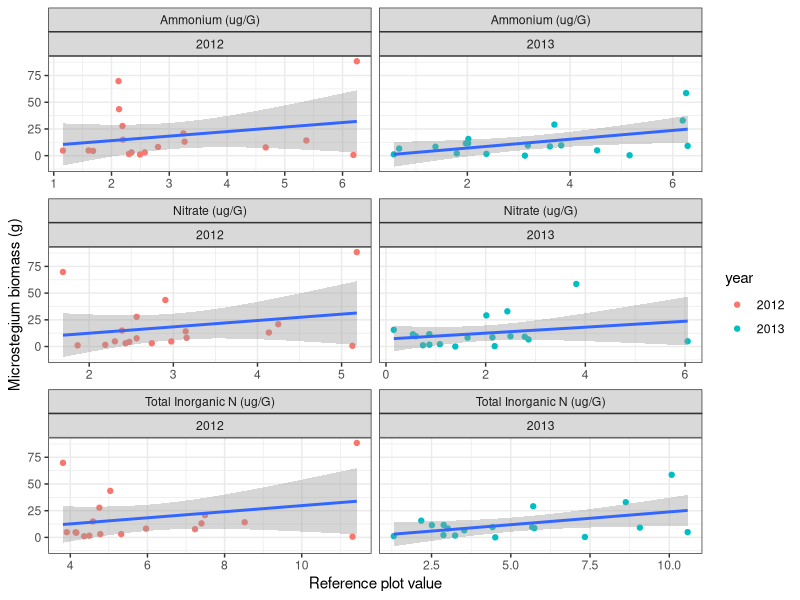

This figure's R source: (Note: this script raises an error after producing the figure.)
#question1.R
#files needed: tab-delim files in 'e8DataPackage_080314_clean' folder
#question1: How does invader biomass vary across resource availability?

library(ggplot2); theme_set(theme_bw())
library(dplyr)
library(reshape2)
library(doBy)
#########################################################
#load data

#soil data (sd)
sd<-read.table("e8DataPackage_080314_clean/e8_plothalfSoilData_clean.txt",header=TRUE,sep="\t")
sd_dic<-read.table("e8DataPackage_080314_clean/e8_plothalfSoilData_dictionary_clean.txt",header=TRUE,sep="\t")

#veg data (vd)
vd<-read.table("e8DataPackage_080314_clean/e8_plothalfVegData_clean.txt",header=TRUE,sep="\t")
vd_dic<-read.table("e8DataPackage_080314_clean/e8_plothalfVegData_dictionary_clean.txt",header=TRUE,sep="\t")


#########################################################
#Make dataframe to plot: invader biomass vs native subplot resource availability

#pull out just the invaded rows of data
vdt1<-filter(vd,inv == "I")
#make a df with just 2012 and 2013 data
vdt2<-filter(vdt1,year != "2011")
dim(vdt2)

#pull out just the native rows of data
sdt1<-filter(sd,inv == "N") 
#make a df for the top depth
sdt2<-filter(sdt1,depth == "T") 
dim(sdt2)

#merge the veg and soil dfs by plotid
test<-cbind(sdt2[,'plotid'],vdt2[,'plotid'])
test #are plotid rows aligned? yes.
colnames(sdt2); colnames(vdt2)

sv<-cbind(sdt2[,c(1,3:16)], yrplotname=sdt2[,18], vdt2[,7:11], total=vdt2[,16])
View(sv)

#########################################################
#Invader biomass vs native subplot resource availability... color points by year

#reshape
colnames(sv)
sv1<-sv[,c(1,7,8,9,17)]
sv2<-melt(sv1, measure.var=c('nhi','noi','toti'))
sv2$year<-as.factor(sv2$year)

#rename variables
sv2s <- sv2
levels(sv2s$variable)[levels(sv2s$variable)=="nhi"] <- "Ammonium (ug/G)"
levels(sv2s$variable)[levels(sv2s$variable)=="noi"] <- "Nitrate (ug/G)"
levels(sv2s$variable)[levels(sv2s$variable)=="toti"] <- "Total Inorganic N (ug/G)"
levels(sv2s$variable)[levels(sv2s$variable)=="nitrifd"] <- "Nitrification (ug/G*d)"
levels(sv2s$variable)[levels(sv2s$variable)=="minzd"] <- "Mineralization (ug/G*d)"
levels(sv2s$variable)[levels(sv2s$variable)=="soilmoi"] <- "Soil Moisture (%)"

s<-ggplot(sv2s,aes(sv2s, x=value, y = mv)) + 
  geom_point(aes(color=year)) +
  facet_wrap(~variable+year, scales='free_x', ncol=2) +
  xlab("Reference plot value") + ylab("Microstegium biomass (g)") +
  geom_smooth(method='lm',se=T)
s

#outliers?


##########################
#linear model
sv12<-sv1[year==2012,]
sv13<-sv1[year==2013,]

#Fxns to use within loop
GetPvals<-function(fit){
  store<-numeric(0)
  pvalx<-summary(fit)$coefficients[2,4]
  r2<-summary(fit)$r.squared
  row<-c(pvalx, r2)
  store<-rbind(store,row)
  colnames(store)<-c('pvalx','r2')  
  return(store)
}
GetCoefs<-function(fit){
  store<-numeric(0)
  int<-summary(fit)$coefficients[1,1]
  coefx<-summary(fit)$coefficients[2,1]
  row<-c(int, coefx)
  store<-rbind(store,row)
  colnames(store)<-c('int', 'coefx')
  return(store)
}

colnames(sv12)
endcol<-4
#Fxn to calc pvals and coefs
AnotherFxn<-function(data, endcol){
  xvars<-colnames(data)[2:endcol]
  store<-numeric(0)
  i<-0
  for (i in 1:length(xvars)){
    x<-data[,i+1]
    y<-data[,'mv']
    df<-data.frame(x,y)
    fit<-lm(y ~ x, df)
    pvals<-GetPvals(fit)
    coefs<-GetCoefs(fit)
    row<-c(pvals,coefs)
    store<-rbind(store,row)
  }
  return(store)
}

#Do it!
result12<-AnotherFxn(sv12, endcol)
colnames(result12)<-c('pvalx','r2','int', 'coefx')
result12

result13<-AnotherFxn(sv13, endcol)
colnames(result13)<-c('pvalx','r2','int', 'coefx')
result13

#Make a nice table
varnum<-endcol-1
year<-c(rep('2012',varnum),rep('2013',varnum))
tmp<-c("Ammonium (ug/G)","Nitrate (ug/G)","Total Inorganic N (ug/G)")
xvar<-rep(tmp,2)
tmp1<-rbind(result12,result13)
tmp2<-data.frame(xvar,year,tmp1)
tmp2
tmp3<-orderBy(~xvar,tmp2)
tmp3[,3:5]<-round(tmp3[,3:5], digits=2)
tab<-tmp3
tab
